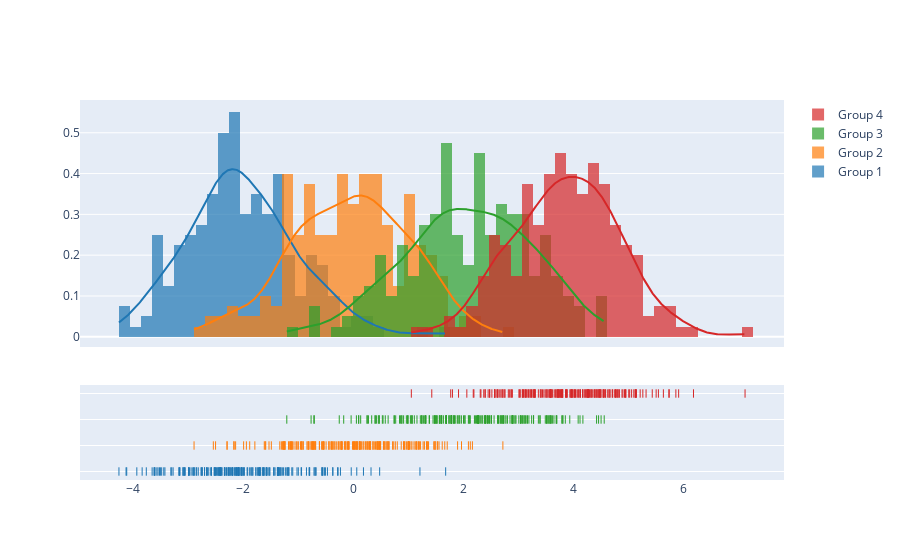

Source (notebook cell):
### Code cell
import plotly.figure_factory as ff

# Add histogram data
x1 = np.random.randn(200) - 2
x2 = np.random.randn(200)
x3 = np.random.randn(200) + 2
x4 = np.random.randn(200) + 4

# Group data together
hist_data = [x1, x2, x3, x4]

group_labels = ['Group 1', 'Group 2', 'Group 3', 'Group 4']

# Create distplot with custom bin_size
fig = ff.create_distplot(hist_data, group_labels, bin_size=.2)
fig.show()

### Figure 1 — Plotly figure (JSON) as saved in the notebook; plotly's stock layout.template omitted (floating-point values rounded to 4 significant figures; data arrays with more than 128 entries replaced by an {"elided": "..."} marker saying what was removed)
{"data": [{"autobinx": false, "histnorm": "probability density", "legendgroup": "Group 1", "marker": {"color": "rgb(31, 119, 180)"}, "name": "Group 1", "opacity": 0.7, "type": "histogram", "x": {"elided": "200 float values"}, "xaxis": "x", "xbins": {"end": 1.679, "size": 0.2, "start": -4.246}, "yaxis": "y"}, {"autobinx": false, "histnorm": "probability density", "legendgroup": "Group 2", "marker": {"color": "rgb(255, 127, 14)"}, "name": "Group 2", "opacity": 0.7, "type": "histogram", "x": {"elided": "200 float values"}, "xaxis": "x", "xbins": {"end": 2.717, "size": 0.2, "start": -2.883}, "yaxis": "y"}, {"autobinx": false, "histnorm": "probability density", "legendgroup": "Group 3", "marker": {"color": "rgb(44, 160, 44)"}, "name": "Group 3", "opacity": 0.7, "type": "histogram", "x": {"elided": "200 float values"}, "xaxis": "x", "xbins": {"end": 4.555, "size": 0.2, "start": -1.202}, "yaxis": "y"}, {"autobinx": false, "histnorm": "probability density", "legendgroup": "Group 4", "marker": {"color": "rgb(214, 39, 40)"}, "name": "Group 4", "opacity": 0.7, "type": "histogram", "x": {"elided": "200 float values"}, "xaxis": "x", "xbins": {"end": 7.109, "size": 0.2, "start": 1.057}, "yaxis": "y"}, {"legendgroup": "Group 1", "marker": {"color": "rgb(31, 119, 180)"}, "mode": "lines", "name": "Group 1", "showlegend": false, "type": "scatter", "x": {"elided": "500 float values"}, "xaxis": "x", "y": {"elided": "500 float values"}, "yaxis": "y"}, {"legendgroup": "Group 2", "marker": {"color": "rgb(255, 127, 14)"}, "mode": "lines", "name": "Group 2", "showlegend": false, "type": "scatter", "x": {"elided": "500 float values"}, "xaxis": "x", "y": {"elided": "500 float values"}, "yaxis": "y"}, {"legendgroup": "Group 3", "marker": {"color": "rgb(44, 160, 44)"}, "mode": "lines", "name": "Group 3", "showlegend": false, "type": "scatter", "x": {"elided": "500 float values"}, "xaxis": "x", "y": {"elided": "500 float values"}, "yaxis": "y"}, {"legendgroup": "Group 4", "marker": {"color": "rgb(214, 39, 40)"}, "mode": "lines", "name": "Group 4", "showlegend": false, "type": "scatter", "x": {"elided": "500 float values"}, "xaxis": "x", "y": {"elided": "500 float values"}, "yaxis": "y"}, {"legendgroup": "Group 1", "marker": {"color": "rgb(31, 119, 180)", "symbol": "line-ns-open"}, "mode": "markers", "name": "Group 1", "showlegend": false, "type": "scatter", "x": {"elided": "200 float values"}, "xaxis": "x", "y": {"elided": "200 str values"}, "yaxis": "y2"}, {"legendgroup": "Group 2", "marker": {"color": "rgb(255, 127, 14)", "symbol": "line-ns-open"}, "mode": "markers", "name": "Group 2", "showlegend": false, "type": "scatter", "x": {"elided": "200 float values"}, "xaxis": "x", "y": {"elided": "200 str values"}, "yaxis": "y2"}, {"legendgroup": "Group 3", "marker": {"color": "rgb(44, 160, 44)", "symbol": "line-ns-open"}, "mode": "markers", "name": "Group 3", "showlegend": false, "type": "scatter", "x": {"elided": "200 float values"}, "xaxis": "x", "y": {"elided": "200 str values"}, "yaxis": "y2"}, {"legendgroup": "Group 4", "marker": {"color": "rgb(214, 39, 40)", "symbol": "line-ns-open"}, "mode": "markers", "name": "Group 4", "showlegend": false, "type": "scatter", "x": {"elided": "200 float values"}, "xaxis": "x", "y": {"elided": "200 str values"}, "yaxis": "y2"}], "layout": {"barmode": "overlay", "hovermode": "closest", "legend": {"traceorder": "reversed"}, "xaxis": {"anchor": "y2", "domain": [0.0, 1.0], "zeroline": false}, "yaxis": {"anchor": "free", "domain": [0.35, 1], "position": 0.0}, "yaxis2": {"anchor": "x", "domain": [0, 0.25], "dtick": 1, "showticklabels": false}}}
